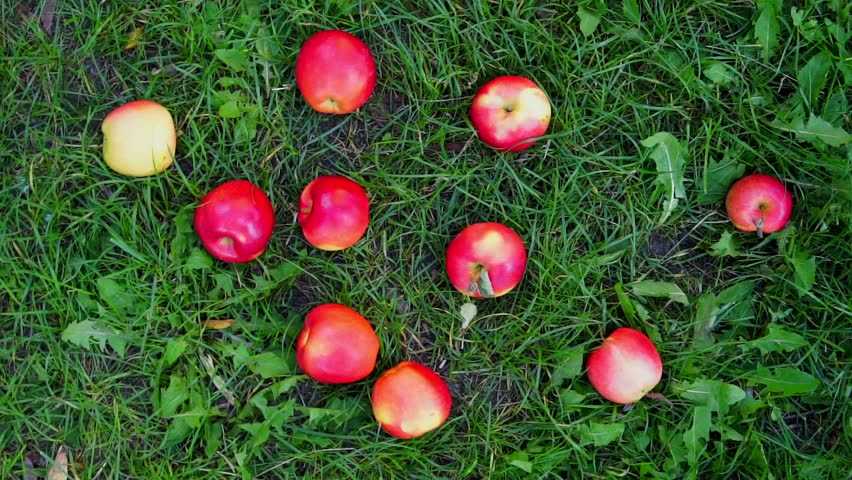
//> input picture Appunti/Algoritmi/image/apple.jpg, 852 x 480 px
$ ./Harris image/apple.jpg   (built with g++ and OpenCV 4)
//> lines starting //> are read from the running program, lines starting //| are printed output that depends on the picture
#include <opencv2/opencv.hpp>
using namespace cv;

/*
	1. Calcolare le derivate parziali rispetto ad x e y
	2. Calcolare Dx^2, Dy^2, e Dxy
	3. Applicare un filtro gaussiano a Dx^2, Dy^2 e Dxy, ottenendo così C00, C11, C01 e C10
	4. Calcolare l'indice R
	5. Normalizzare l'indice R in [0,255]
	6. Sogliare R
*/

void harris(Mat, Mat&, int, float);
void circleHarris(Mat, Mat&, int);

int main(int argc, char** argv) {
	Mat img = imread(argv[1], IMREAD_GRAYSCALE);
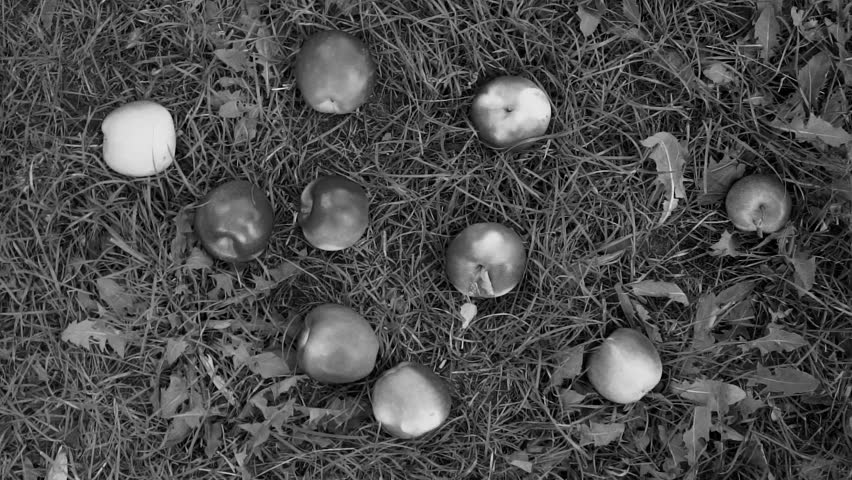
//> img: 480 rows x 852 cols, CV_8UC1; min 0, max 235, mean 76.2
	if(img.empty()) return -1;

	Mat ris;
	harris(img, ris, 100, 0.04);

	imshow("Originale", img);
	imshow("Harris", ris);
	waitKey(0);
	return 0;
}

void circleHarris(Mat src, Mat& dst, int threshold) {
	for(int i = 0; i < src.rows; i++) {
		for(int j = 0; j < src.cols; j++) {
			if((int)src.at<float>(i,j) > threshold)
				circle(dst, Point(j,i), 5, Scalar(0));
		}
	}
}

void harris(Mat src, Mat& dst, int threshold, float k) {
//> called with threshold = 100, k = 0.04
	src.copyTo(dst);
	// calcolo delle derivate parziali
	Mat dx, dy, dx2, dy2, dxy;
	Sobel(src, dx, CV_32FC1, 1, 0);
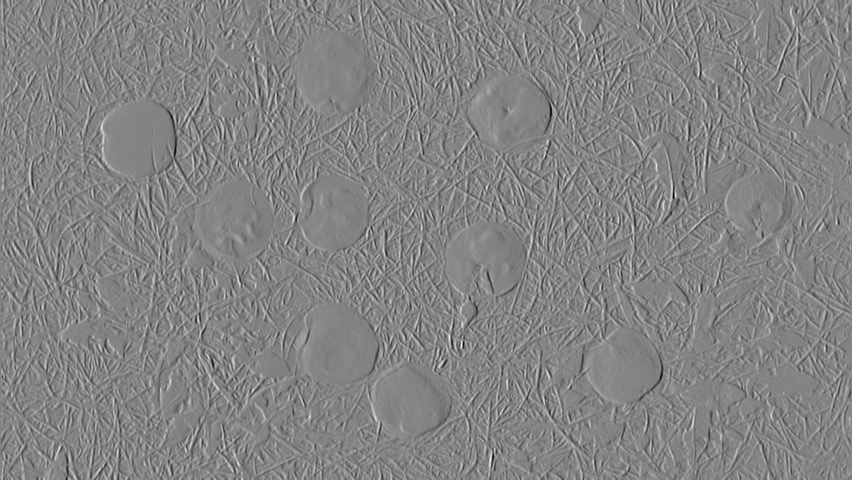
//> dx: 480 rows x 852 cols, CV_32FC1; min -828, max 774, mean -0.1; drawn with min black and max white
	Sobel(src, dy, CV_32FC1, 0, 1);
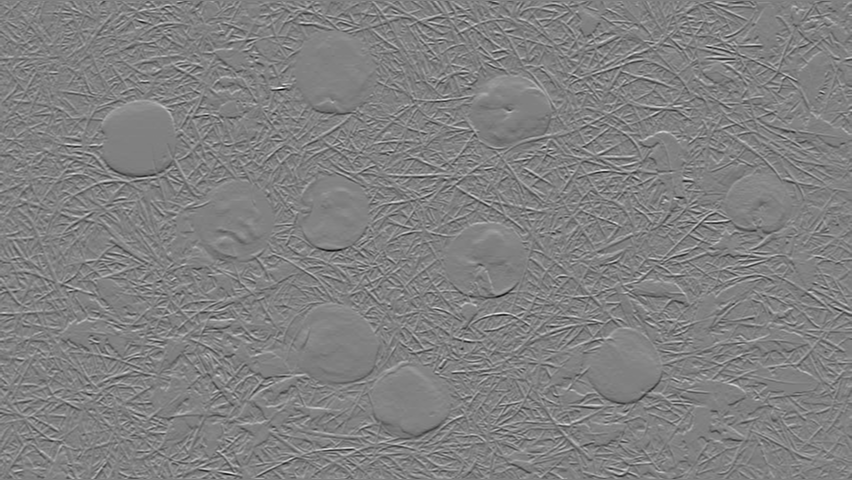
//> dy: 480 rows x 852 cols, CV_32FC1; min -838, max 819, mean 0; drawn with min black and max white
	// calcolo di dx2, dy2 e dxy
	pow(dx, 2, dx2);
	pow(dy, 2, dy2);
	multiply(dx, dy, dxy);
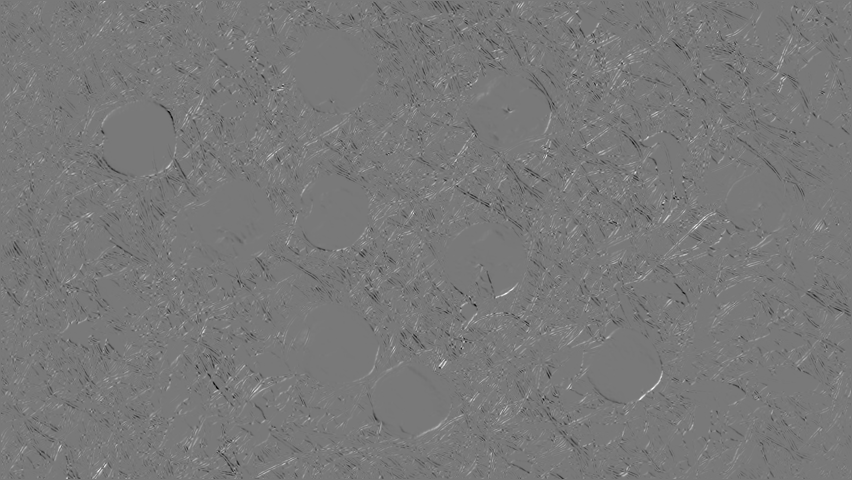
//> dxy: 480 rows x 852 cols, CV_32FC1; min -199392, max 219915, mean -202.9; drawn with min black and max white
	// applico filtro gaussiano a dx2, dy2 e dxy
	Mat C00, C11, C10, C01;
	GaussianBlur(dx2, C00, Size(3,3), 0);
	GaussianBlur(dy2, C11, Size(3,3), 0);
	GaussianBlur(dxy, C01, Size(3,3), 0);
	C10 = C01;
	// calcolo di R = determinante - k * traccia^2
	Mat mainDiag, secondDiag, determ, trace, R;
	multiply(C00, C11, mainDiag);
	multiply(C01, C10, secondDiag);
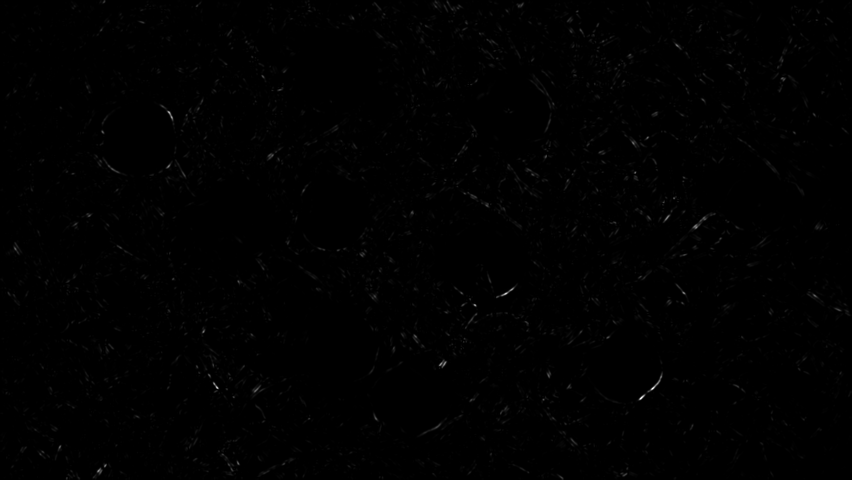
//> secondDiag: 480 rows x 852 cols, CV_32FC1; min 0, max 1.89e+10, mean 89778528; drawn with min black and max white
	determ = mainDiag - secondDiag;
	trace = C00 + C11;
	pow(trace, 2, trace);
	R = determ - (k * trace);
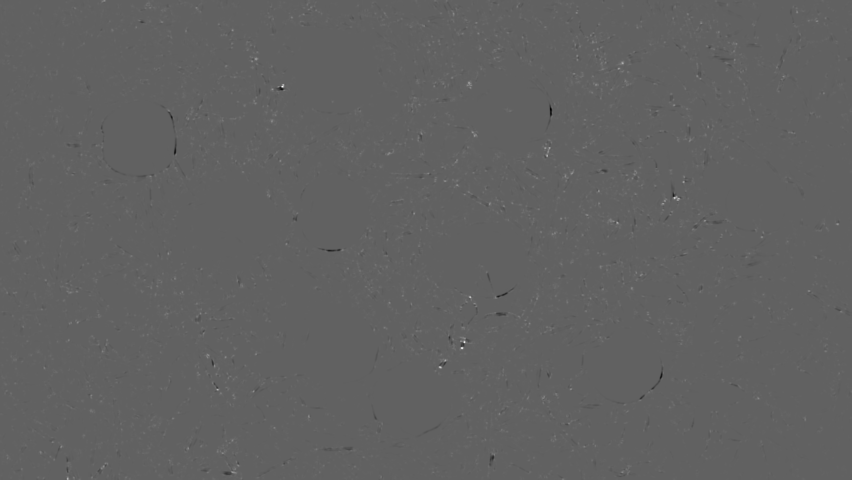
//> R: 480 rows x 852 cols, CV_32FC1; min -6.19e+09, max 1e+10, mean 27817840; drawn with min black and max white
	// normalizzazione di R
	normalize(R, R, 0, 255, NORM_MINMAX);
	circleHarris(R, dst, threshold);
//> after the loop in circleHarris, `for(int i = 0; i < src.rows; i++)`:
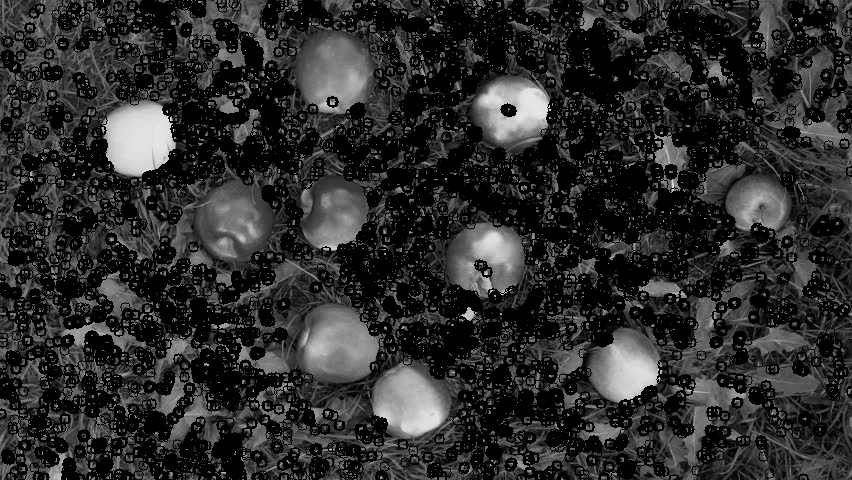
//> dst: 480 rows x 852 cols, CV_8UC1; min 0, max 235, mean 44.9
}

$ run again, on Appunti/Algoritmi/image/mixed-fruits.jpg
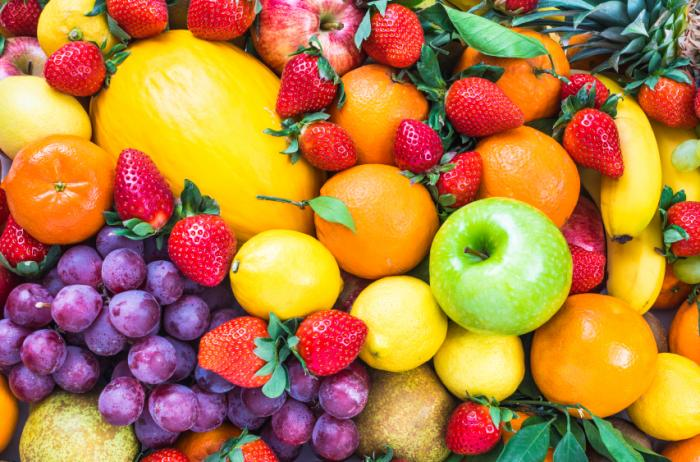
//> input picture Appunti/Algoritmi/image/mixed-fruits.jpg, 700 x 462 px
//> in harris, `R = determ - (k * trace);`:
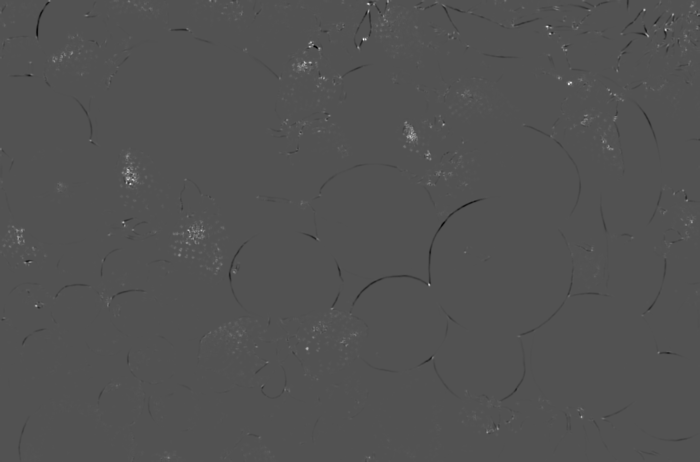
//> R: 462 rows x 700 cols, CV_32FC1; min -3.45e+09, max 7.19e+09, mean 6858582; drawn with min black and max white
//> after the loop in circleHarris, `for(int i = 0; i < src.rows; i++)`:
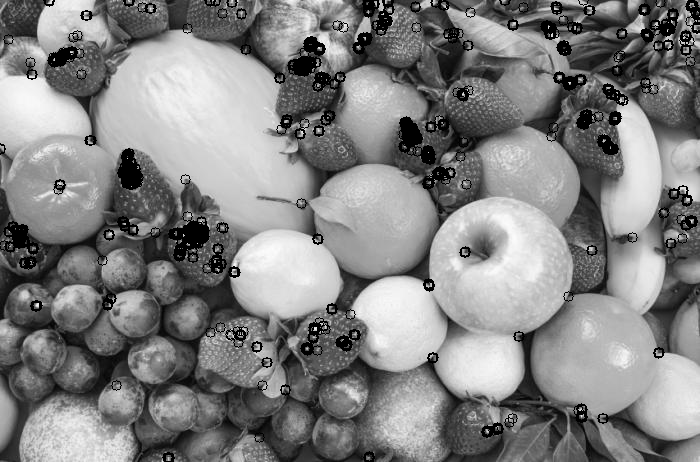
//> dst: 462 rows x 700 cols, CV_8UC1; min 0, max 253, mean 130
